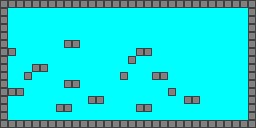

This is a level from a 2D game, rendered from its Tiled map with the project's own tilesets. A one-line summary and the map file follow, with tile-layer data summarised:
An orthogonal 32x16 tile map with 8x8 px tiles, 1 tile layer (Tile Layer 1).

<map version="1.0" orientation="orthogonal" width="32" height="16" tilewidth="8" tileheight="8">
 <tileset firstgid="1" name="test_tileset" tilewidth="8" tileheight="8">
  <image source="../tilesets/test_tileset.png" width="16" height="8" />
  <tile id="0">
   <properties>
    <property name="solid" value="true" />
   </properties>
  </tile>
  <tile id="1">
   <properties>
    <property name="solid" value="false" />
   </properties>
  </tile>
 </tileset>
 <layer name="Tile Layer 1" width="32" height="16">
  <data>[512 cells, 512 non-empty, 2 distinct tile ids]</data>
 </layer>
</map>